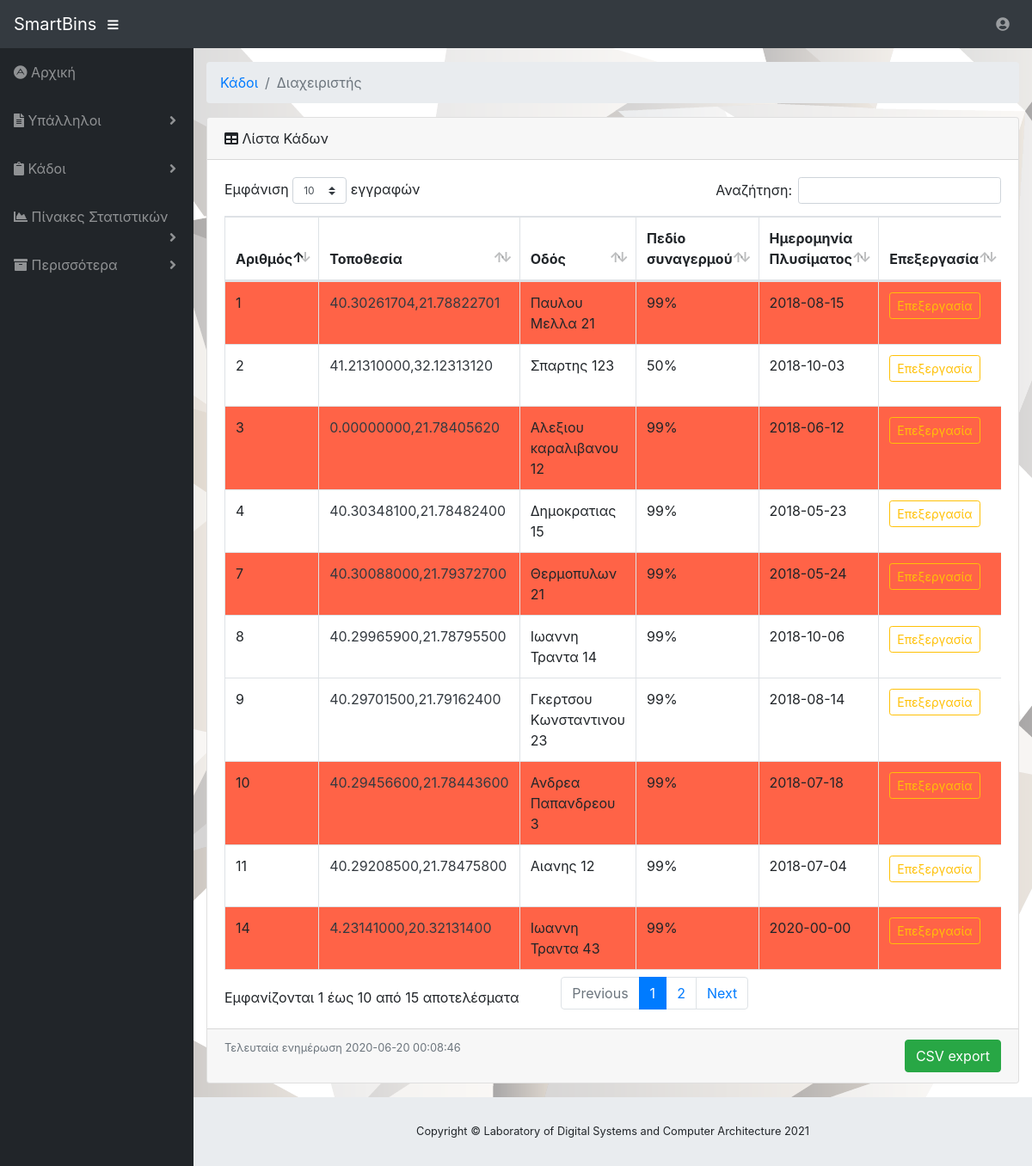
/admin_list_of_bins.php (signed in), run on the app's committed database.
### tables this page shows
CREATE TABLE `bin` (
  `id_bin` int(11) NOT NULL,
  `lat` decimal(10,8) NOT NULL,
  `lng` decimal(11,8) NOT NULL,
  `description` varchar(1000) NOT NULL,
  `status` int(11) NOT NULL,
  `alert` int(11) NOT NULL,
  `washDate` date NOT NULL
);

### includes/db.class.php (called while the page is built, shortened)
<?php
class DB{
    public function getConnection()
    {
		$this->servername = "/zstorage/home/ece00888/mysql/run/mysql.sock";
		$this->username = "root";
		$this->password = "";
		$this->dbname = "garbage_managment";
		$pdo_options = array(PDO::ATTR_DEFAULT_FETCH_MODE => PDO::FETCH_OBJ, PDO::ATTR_ERRMODE => PDO::ERRMODE_WARNING,PDO::MYSQL_ATTR_INIT_COMMAND => "SET NAMES utf8mb4");
		try {
			$dsn = "mysql:unix_socket=".$this->servername.";dbname=".$this->dbname;
			$pdo = new PDO($dsn, $this->username, $this->password,$pdo_options);
			return $pdo;
		} catch (PDOException $e) {
		    echo "failed:" .$e->getMessage();
		}
    }
}
?>

### admin_list_of_bins.php (the view, shortened to what this page needs)
<?php
require 'includes/functions.php';
$bins=select_list_of_bins_sql();
$sql1="SELECT max(timestamp) FROM logfiles WHERE action='103' OR action='110' OR action='112' OR action='118'" ;
$lastUpdate=get_last_update($sql1);
echo"
<ol class='breadcrumb'>
            <li class='breadcrumb-item'>
              <a href='#'>" .  __('Κάδοι')  . "</a>
            </li>
            <li class='breadcrumb-item active'>" .  __('Διαχειριστής')  . "</li>
</ol>";
echo "
 <div class=\"card mb-3\">
            <div class=\"card-header\">
              <i class=\"fas fa-table\"></i>
              ".  __('Λίστα Κάδων')  ."</div>
            <div class=\"card-body\">
              <div class=\"table-responsive\">
                <table class=\"table table-bordered\" id=\"dataTable\" width=\"100%\" cellspacing=\"0\">
                  <thead>
                    <tr>
                      <th>".  __('Αριθμός')  ."</th>
                      <th>".  __('Τοποθεσία')  ."</th>
                      <th>".  __('Οδός')  ."</th>
                      <th>".  __('Πεδίο συναγερμού')  ."</th>
                      <th>".  __('Ημερομηνία Πλυσίματος')  ."</th>
                      <th>".  __('Επεξεργασία')  ."</th>
                      <th>".  __('Διαγραφή')  ."</th>
                    </tr>
                  </thead>
                   <tbody>";
foreach($bins as $bin ) {
	$fact = check_the_button_sql(1);
	$sql = " SELECT * from stats where timestamp = (SELECT MAX(timestamp) FROM stats WHERE bin_id =:bid)";
    $stmt = $conn->prepare($sql);
    $stmt->execute(array(':bid' => $bin->id_bin));
    $stats=$stmt->fetch();
		if($stats > $bin->alert) {
				echo '<tr style="background-color:rgb(255, 99, 71);">';
		}
		else{
			echo '<tr>';
		}
		if (in_array($bin->id_bin,$fact)) echo  "<td>" . $bin->id_bin. "<span class='badge badge-dark'><i  class='fas fa-exclamation-triangle' style='font-size:20px;color:yellow;'></i></span>  </td>" ;
		else echo "<td>" . $bin->id_bin. "</td>" ;
    echo            "<td> <a href='https://www.google.gr/maps/place/". $bin->lat.",".$bin->lng."' style='text-decoration: none;color: #343a40;'/>" . $bin->lat.",".$bin->lng.  "</td>" .
                    "<td>" . $bin->description. "</td>" .
                    "<td>" . $bin->alert. "%</td>" .
                    "<td>" . $bin->washDate. "</td>" .
                    "<td>
	                   <a href='admin_update_bin.php?id_bin=".my_simple_crypt( $bin->id_bin, 'e' )."' class='btn btn-outline-warning btn-sm'>".  __('Επεξεργασία')  ."</a>
                    </td>" .
                    "<td>
                        <form method='post' action='admin_delete_bin.php' onsubmit='return confirm(\"".__('Σίγουρα θέλετε να διαγράψετε τον κάδο της οδού '.$bin->description)."\");'>
                            <div class= 'form-group'>
                                <input type='submit' class='btn btn-outline-danger btn-sm' value='".__('Διαγραφή')."'>
                                <input type='hidden' name='id_bin' value='".$bin->id_bin."'>
                            </div>
                        </form>
                    </td> "
                     .
                "</tr>";
}
echo"
                  </tbody>
                </table>
              </div>
            </div>
            <div class=\"card-footer small text-muted\">Τελευταία ενημέρωση " .$lastUpdate[0]. "
            <div class='float-sm-right'>
                <a href='csv_export_bins.php' class='btn btn-success btn-xl'> ".__('CSV export')."</a>
            </div>
            </div>
 </div>
";
?>

### data on the page
bin: id_bin "1", lat "40.30261704", lng "21.78822701", description "Παυλου Μελλα 21", alert "99", washDate "2018-08-15"
bin: id_bin "2", lat "41.21310000", lng "32.12313120", description "Σπαρτης 123", alert "50", washDate "2018-10-03"
bin: id_bin "3", lat "0.00000000", lng "21.78405620", description "Αλεξιου καραλιβανου 12", alert "99", washDate "2018-06-12"
bin: id_bin "4", lat "40.30348100", lng "21.78482400", description "Δημοκρατιας 15", alert "99", washDate "2018-05-23"
bin: id_bin "7", lat "40.30088000", lng "21.79372700", description "Θερμοπυλων 21", alert "99", washDate "2018-05-24"
bin: id_bin "8", lat "40.29965900", lng "21.78795500", description "Ιωαννη Τραντα 14", alert "99", washDate "2018-10-06"
bin: id_bin "9", lat "40.29701500", lng "21.79162400", description "Γκερτσου Κωνσταντινου 23", alert "99", washDate "2018-08-14"
bin: id_bin "10", lat "40.29456600", lng "21.78443600", description "Ανδρεα Παπανδρεου 3", alert "99", washDate "2018-07-18"
bin: id_bin "11", lat "40.29208500", lng "21.78475800", description "Αιανης 12", alert "99", washDate "2018-07-04"
bin: id_bin "14", lat "4.23141000", lng "20.32131400", description "Ιωαννη Τραντα 43", alert "99", washDate "2020-00-00"

### other printed values
__('Αρχική') "Αρχική"
__('Υπάλληλοι') "Υπάλληλοι"
__('Κάδοι') "Κάδοι"
__('Πίνακες Στατιστικών') "Πίνακες Στατιστικών"
__('Περισσότερα') "Περισσότερα"
__('Διαχειριστής') "Διαχειριστής"
__('Λίστα Κάδων') "Λίστα Κάδων"
__('Αριθμός') "Αριθμός"
__('Τοποθεσία') "Τοποθεσία"
__('Οδός') "Οδός"
__('Πεδίο συναγερμού') "Πεδίο συναγερμού"
__('Ημερομηνία Πλυσίματος') "Ημερομηνία Πλυσίματος"
__('Επεξεργασία') "Επεξεργασία"
$lastUpdate[0] "2020-06-20 00:08:46"
__('CSV export') "CSV export"
